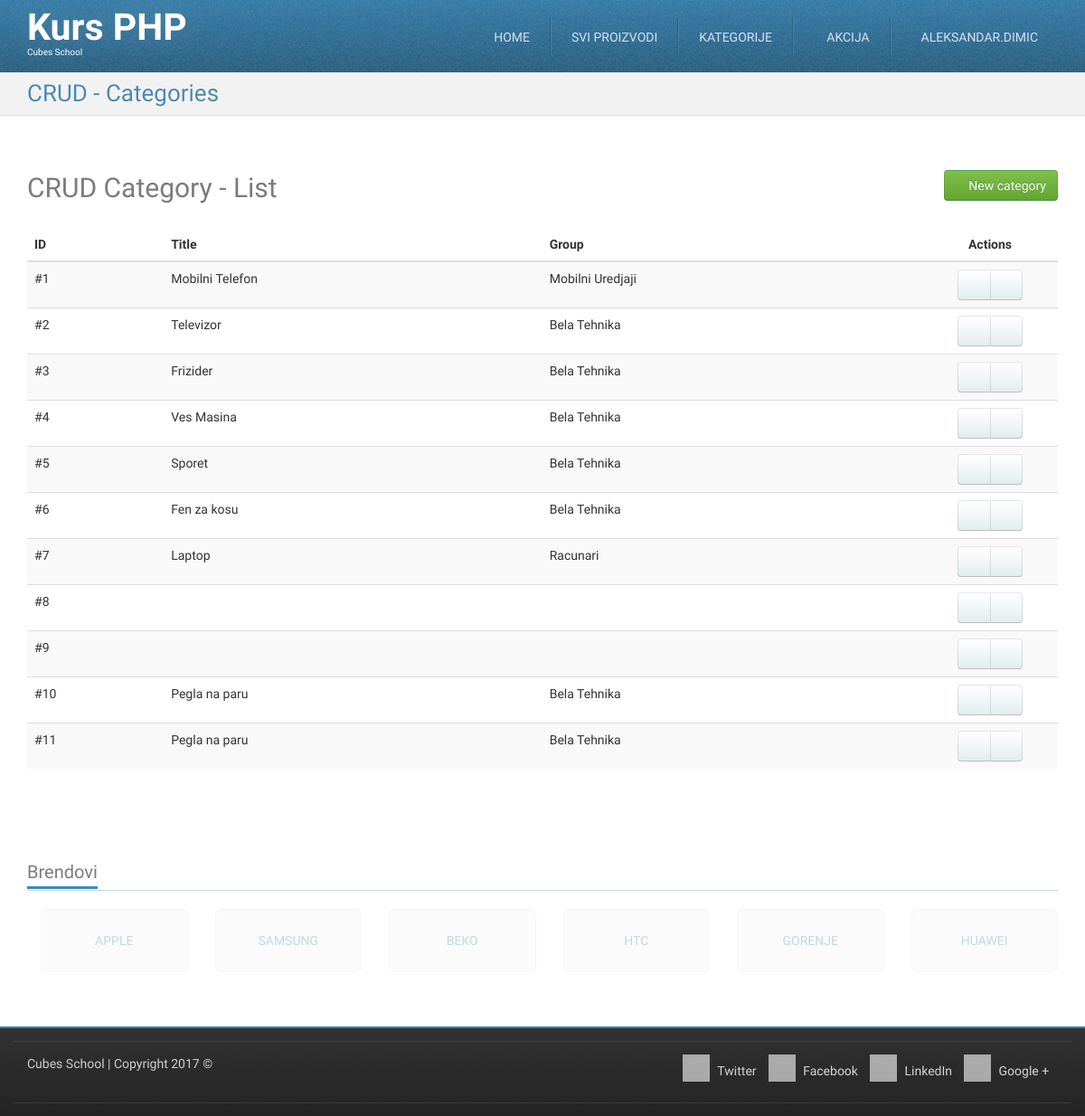
/crud-category-list.php (signed in), run on the app's committed database.
### tables this page shows
CREATE TABLE `categories` (
  `id` int(11) NOT NULL,
  `title` char(20) NOT NULL,
  `description` longtext NOT NULL,
  `group_id` int(11) NOT NULL
);

CREATE TABLE `groups` (
  `id` int(11) NOT NULL,
  `title` varchar(255) NOT NULL
);

### crud-category-list.php (called while the page is built, shortened)
<?php
require_once __DIR__ . '/models/m_categories.php';
$categories = categoriesFetchAll();
require_once __DIR__ . '/views/layout/header.php';
require_once __DIR__ . '/views/templates/t_crud-category-list.php';
require_once __DIR__ . '/views/layout/footer.php';

### models/m_categories.php (called while the page is built, shortened)
<?php
require_once __DIR__ . '/m_database.php';
function categoriesFetchAll() {
	$query = "SELECT `categories`.*, `groups`.`title` AS group_title "
			. "FROM `categories` "
			. "LEFT JOIN `groups` ON `categories`.`group_id` = `groups`.`id`";
	return dbFetchAll($query);
}

### models/m_database.php (called while the page is built, shortened)
<?php
function dbGetLink() {
	static $link;
	if (!isset($link)) {
		$link = mysqli_connect('127.0.0.1', 'cubes', 'cubes', 'cubesphp');
	}
	return $link;
}
function dbQuery($query) {
	$link = dbGetLink();
	$result = mysqli_query($link, $query);
	return $result;
}
function dbFetchAll($query) {
	$result = dbQuery($query);
	return mysqli_fetch_all($result, MYSQLI_ASSOC);
}

### views/templates/t_crud-category-list.php (the view)
<div id="highlighted">
    <div class="container">
        <div class="header">
            <h2 class="page-title">
                <span>CRUD - Categories</span>
            </h2>
        </div>
    </div>
</div>
<div id="content">
    <div class="container portfolio">
        <div class="row">
            <div class="col-md-12">
                <h2>
                    CRUD Category - List
                    <a href="/crud-category-insert.php" class="pull-right btn btn-success">
                        <i class="fa fa-plus-circle"></i>
                        New category
                    </a>
                </h2>
            </div>
        </div>
        <div class="row">
            <div class="col-md-12">
                <table class="table table-striped table-hover">
                    <thead>
                        <tr>
                            <th>ID</th>
                            <th>Title</th>
                            <th>Group</th>
                            <th class="actions text-center">Actions</th>
                        </tr>
                    </thead>
                    <tbody>
                        <?php foreach ($categories as $category) { ?>
                            <tr>
                                <td>
                                    #<?php echo htmlspecialchars($category['id']); ?>
                                </td>
                                <td>
                                    <?php echo htmlspecialchars($category['title']); ?>
                                </td>
                                <td>
                                    <?php echo htmlspecialchars($category['group_title']); ?>
                                </td>
                                <td class="text-center">
                                    <div class="btn-group">
                                        <a href="/crud-category-edit.php?id=<?php echo htmlspecialchars($category['id']); ?>" class="btn btn-default"><i class="fa fa-pencil"></i></a>
                                        <a href="/crud-category-delete.php?id=<?php echo htmlspecialchars($category['id']); ?>" class="btn btn-default"><i class="fa fa-trash"></i></a>
                                    </div>
                                </td>
                            </tr>
                        <?php } ?>
                    </tbody>
                </table>
            </div>
        </div>
    </div>
</div>

### skins/tema/css/theme-style.css (style rules this page uses)
h1, h2, h3 { line-height: 40px; }
h1, h2, h3, h4, h5, h6 { color: rgba(36, 36, 36, 0.6); }
a { color: #377ca8; text-decoration: none; }
.btn-default { color: #333333; text-shadow: 0 1px 1px rgba(255, 255, 255, 0.75); background-image: -webkit-linear-gradient(top, #ffffff 0%, #e2edee 100%); background-image: -o-linear-gradient(top, #ffffff 0%, #e2edee 100%); background-image: linear-gradient(to bottom, #ffffff 0%, #e2edee 100%); background-repeat: repeat-x; filter: progid:DXImageTransform.Microsoft.gradient(startColorstr='#ffffffff', endColorstr='#ffe2edee', GradientType=0); border-color: #e2edee #e2edee #b2cfd2; border-color: rgba(0, 0, 0, 0.1) rgba(0, 0, 0, 0.1) rgba(0, 0, 0, 0.25); *background-color: #e2edee; filter: progid:DXImageTransform.Microsoft.gradient(enabled = false); -webkit-transition: all; -o-transition: all; transition: all; }
.btn-success { color: #ffffff; text-shadow: 0 -1px 0 rgba(0, 0, 0, 0.25); background-image: -webkit-linear-gradient(top, #7fbf4d 0%, #63a62f 100%); background-image: -o-linear-gradient(top, #7fbf4d 0%, #63a62f 100%); background-image: linear-gradient(to bottom, #7fbf4d 0%, #63a62f 100%); background-repeat: repeat-x; filter: progid:DXImageTransform.Microsoft.gradient(startColorstr='#ff7fbf4d', endColorstr='#ff63a62f', GradientType=0); border-color: #63a62f #63a62f #3f6a1e; border-color: rgba(0, 0, 0, 0.1) rgba(0, 0, 0, 0.1) rgba(0, 0, 0, 0.25); *background-color: #63a62f; filter: progid:DXImageTransform.Microsoft.gradient(enabled = false); -webkit-transition: all; -o-transition: all; transition: all; }
html { background-image: -webkit-linear-gradient(top, #e0e0e0 0%, #ffffff 100%); background-image: -o-linear-gradient(top, #e0e0e0 0%, #ffffff 100%); background-image: linear-gradient(to bottom, #e0e0e0 0%, #ffffff 100%); background-repeat: repeat-x; filter: progid:DXImageTransform.Microsoft.gradient(startColorstr='#ffe0e0e0', endColorstr='#ffffffff', GradientType=0); }
body { margin: 0; font-family: "Monda", Arial, serif; font-size: 14px; line-height: 1.428571429; color: #333333; background-color: #ffffff; position: relative; }
.page-title { margin: 0; }
#highlighted { -webkit-transition: all 0.4s ease-out; -o-transition: all 0.4s ease-out; transition: all 0.4s ease-out; border-bottom: 1px solid #e1e1e1; background: #f2f2f2 url(../img/bg_noise-5.png) left top repeat; color: #377ca8; text-shadow: 1px 1px 1px #ffffff; }
.has-navbar-fixed-top #content { margin-top: 82px; }
.has-navbar-fixed-top.has-highlighted #highlighted, .has-navbar-fixed-top.page-index #highlighted, .has-navbar-fixed-top.page-index-carousel #highlighted, .has-navbar-fixed-top.page-starter #highlighted { margin-top: 80px; }
.has-navbar-fixed-top.has-highlighted #content, .has-navbar-fixed-top.page-index #content, .has-navbar-fixed-top.page-index-carousel #content, .has-navbar-fixed-top.page-starter #content { margin-top: 0; }
#content { padding: 40px 0; background-color: #ffffff; }
.header { margin-bottom: 0; }
.header:before, .header:after { content: " "; display: table; }
.header:after { clear: both; }
.header .page-title { font-size: 26px; margin: 8px 0 8px 0; color: rgba(55, 124, 168, 0.9); }
.header .page-title span, .header .page-title small { display: block; line-height: 1.2 !important; }
@media (min-width: 768px) { .header .page-title { float: left; } }
.services .row, .portfolio .row { margin-bottom: 1em; }

### skins/tema/css/custom-style.css (style rules this page uses)
table .actions { width: 150px; }

### skins/tema/css/colour-blue.css (style rules this page uses)
body a { color: #377ca8; text-decoration: none; }
body #highlighted { border-bottom-color: #e1e1e1; background-color: #f2f2f2; color: #377ca8; text-shadow: 1px 1px 1px #ffffff; }
body .header .page-title { color: rgba(55, 124, 168, 0.9); }

### data on the page
categories: id "1", title "Mobilni Telefon", group.title "Mobilni Uredjaji"
categories: id "2", title "Televizor", group.title "Bela Tehnika"
categories: id "3", title "Frizider", group.title "Bela Tehnika"
categories: id "4", title "Ves Masina", group.title "Bela Tehnika"
categories: id "5", title "Sporet", group.title "Bela Tehnika"
categories: id "6", title "Fen za kosu", group.title "Bela Tehnika"
categories: id "7", title "Laptop", group.title "Racunari"
categories: id "8"
categories: id "9"
categories: id "10", title "Pegla na paru", group.title "Bela Tehnika"
categories: id "11", title "Pegla na paru", group.title "Bela Tehnika"

### other printed values
$_SESSION['logged_in_user']['username'] "ALEKSANDAR.DIMIC"
